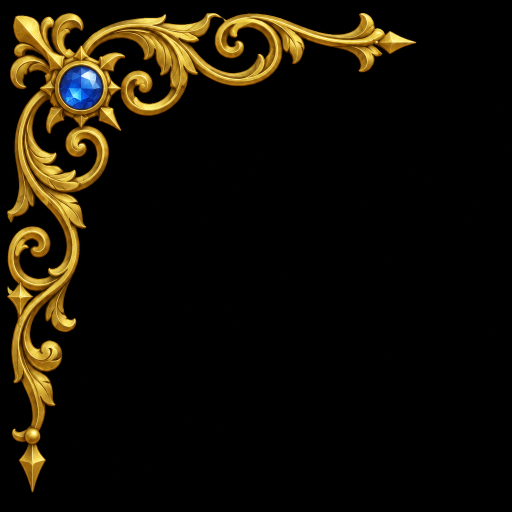
#> input picture SourceArt/AI/UI/Ornament_Corner.png, 1024 x 1024 px (shown at 1/2 size); its folder holds only this picture in this run
$ python prepare_ui_art.py
#> lines starting #> are read from the running program, lines starting #| are printed output that depends on the picture
"""Prepares the Higgsfield art in SourceArt/AI for import (Pillow + numpy, deterministic).

  SourceArt/AI/Icons/<AbilityId>.png      -> SourceArt/UI/Icons/T_Icon_<AbilityId>.png  (256 px)
  SourceArt/AI/Title/*.png                 -> SourceArt/UI/Art/T_<Name>.png              (1920 px wide)
  SourceArt/AI/Locations/<Id>.png          -> SourceArt/UI/Art/T_Location_<Id>.png       (1280 px wide)
  SourceArt/AI/UI/Ornament_*.png (on black)-> SourceArt/UI/Frame/T_<Name>.png            (black keyed to alpha)
  SourceArt/AI/UI/Parchment.png            -> SourceArt/UI/Frame/T_Parchment.png         (1600 px wide)
Run: ~/.venvs/mushoku-bpy311/bin/python Tools/ui/prepare_ui_art.py
"""
import glob
import os

import numpy as np
from PIL import Image

ROOT = os.path.join(os.path.dirname(__file__), "..", "..")
AI = os.path.join(ROOT, "SourceArt", "AI")
OUT = os.path.join(ROOT, "SourceArt", "UI")


def save(img, *parts):
    path = os.path.join(OUT, *parts)
    os.makedirs(os.path.dirname(path), exist_ok=True)
    img.save(path)
    print(os.path.relpath(path, ROOT), img.size, img.mode)


def resize_width(img, width):
    if img.width == width:
        return img
    return img.resize((width, round(img.height * width / img.width)), Image.LANCZOS)


def key_black(img):
    """Gold-on-black art to straight alpha: alpha from brightness, colour un-premultiplied (no dark fringe)."""
    rgb = np.asarray(img.convert("RGB"), np.float32) / 255.0
    peak = rgb.max(axis=2)
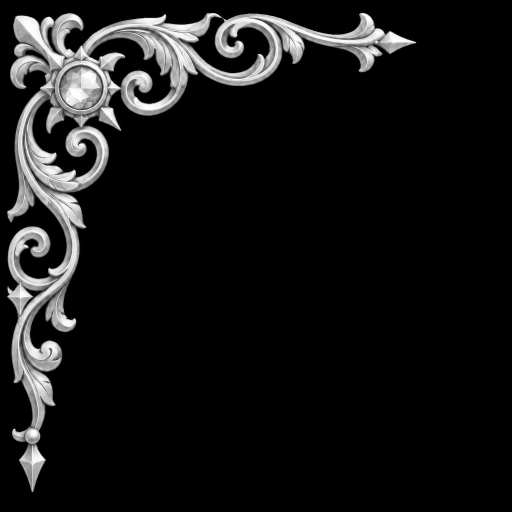
#> peak: shape (1024, 1024) float32 (shown at 1/2 size); min 0, max 1, mean 0.0875
    alpha = np.clip((peak - 0.04) / 0.22, 0.0, 1.0)
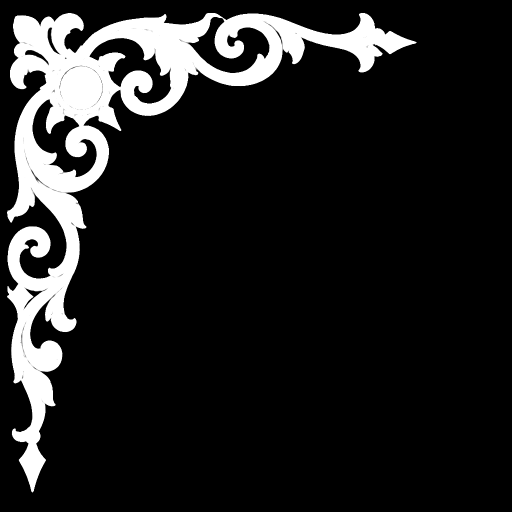
#> alpha: shape (1024, 1024) float32 (shown at 1/2 size); min 0, max 1, mean 0.127
    colour = np.where(alpha[..., None] > 0.01, np.clip(rgb / np.maximum(alpha[..., None], 1e-3), 0, 1), 0)
    out = np.dstack([colour, alpha])
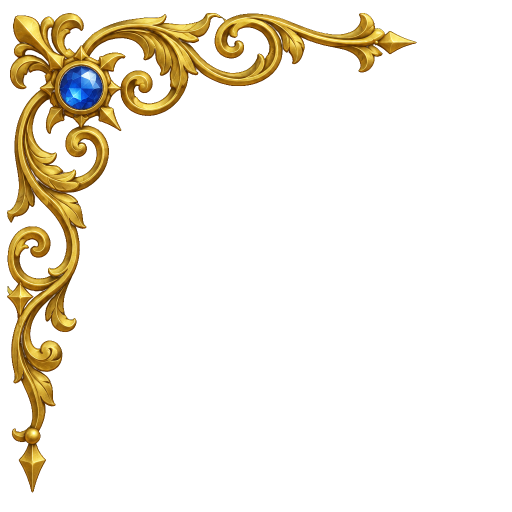
#> out: shape (1024, 1024, 4) float32 (shown at 1/2 size); mean R, G, B, A 0.0853, 0.0656, 0.023, 0.127; transparent parts drawn white
    # Trim to the drawn content plus a small margin.
    ys, xs = np.nonzero(alpha > 0.02)
    y0, y1 = max(0, ys.min() - 8), min(alpha.shape[0], ys.max() + 9)
#> y0 = 17; y1 = 993
    x0, x1 = max(0, xs.min() - 8), min(alpha.shape[1], xs.max() + 9)
#> x0 = 6; x1 = 841
    return Image.fromarray((out[y0:y1, x0:x1] * 255 + 0.5).astype(np.uint8), "RGBA")
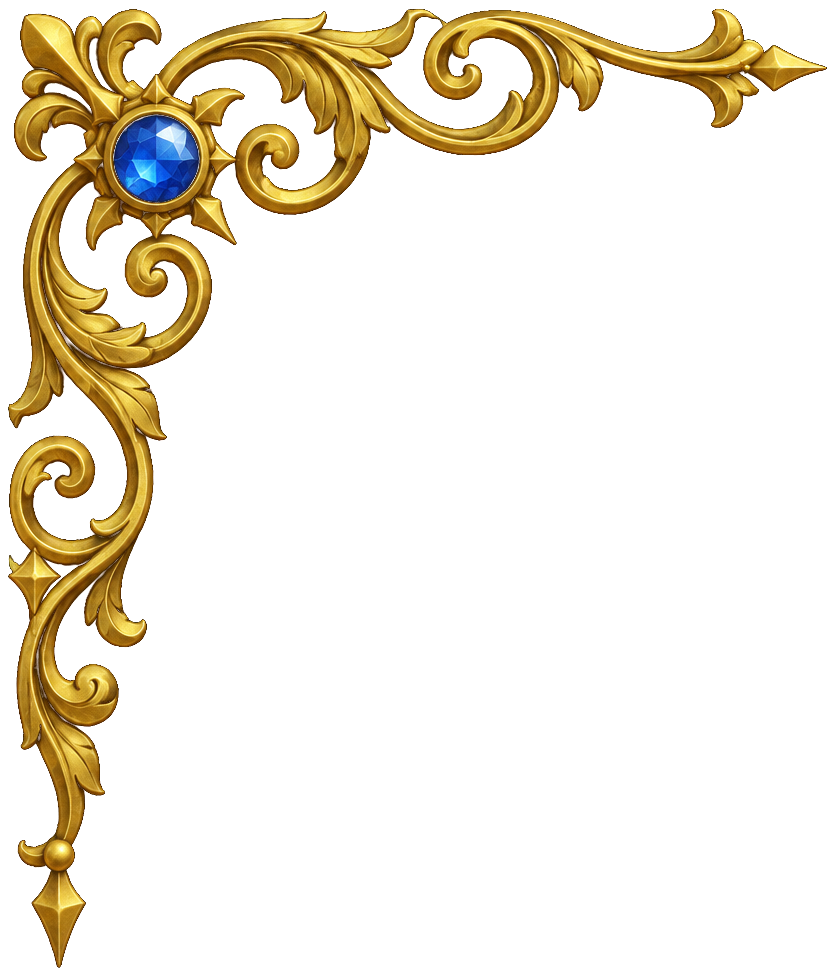
#> returned value: PIL image 835x976 RGBA; mean R, G, B, A 28, 21.5, 7.5, 41.8; transparent parts drawn white


def main():
    for path in sorted(glob.glob(os.path.join(AI, "Icons", "*.png"))):
        name = os.path.splitext(os.path.basename(path))[0]
        save(Image.open(path).convert("RGB").resize((256, 256), Image.LANCZOS), "Icons", f"T_Icon_{name}.png")
    for path in sorted(glob.glob(os.path.join(AI, "Title", "*.png"))):
        name = os.path.splitext(os.path.basename(path))[0]
        save(resize_width(Image.open(path).convert("RGB"), 1920), "Art", f"T_{name}.png")
    for path in sorted(glob.glob(os.path.join(AI, "Locations", "*.png"))):
        name = os.path.splitext(os.path.basename(path))[0]
        save(resize_width(Image.open(path).convert("RGB"), 1280), "Art", f"T_Location_{name}.png")
    for path in sorted(glob.glob(os.path.join(AI, "UI", "Ornament_*.png"))):
        name = os.path.splitext(os.path.basename(path))[0]
        save(key_black(Image.open(path)), "Frame", f"T_{name}.png")
#| SourceArt/UI/Frame/T_Ornament_Corner.png (835, 976) RGBA
    parchment = os.path.join(AI, "UI", "Parchment.png")
    if os.path.exists(parchment):
        save(resize_width(Image.open(parchment).convert("RGB"), 1600), "Frame", "T_Parchment.png")


if __name__ == "__main__":
    main()

$ run again, on SourceArt/AI/UI/Ornament_Divider.png
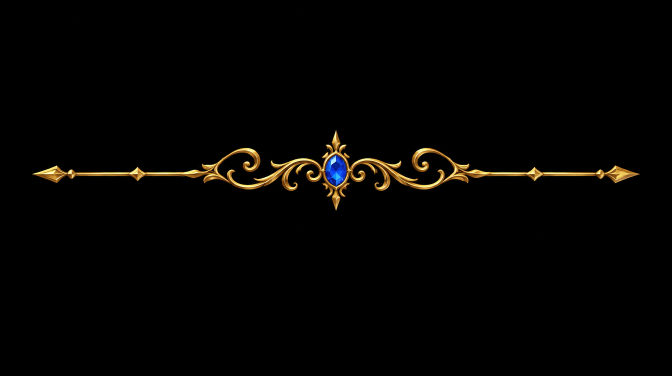
#> input picture SourceArt/AI/UI/Ornament_Divider.png, 1344 x 752 px (shown at 1/2 size)
#> in key_black, `out = np.dstack([colour, alpha])`:
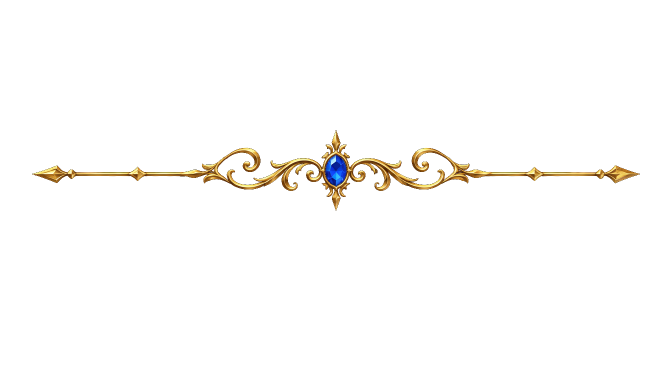
#> out: shape (752, 1344, 4) float32 (shown at 1/2 size); mean R, G, B, A 0.0174, 0.0136, 0.00743, 0.0258; transparent parts drawn white
#> y0 = 252; y1 = 430
#> x0 = 56; x1 = 1288
#> in key_black, `return Image.fromarray((out[y0:y1, x0:x1] * 255 + 0.5).astype(np.uint8..`:
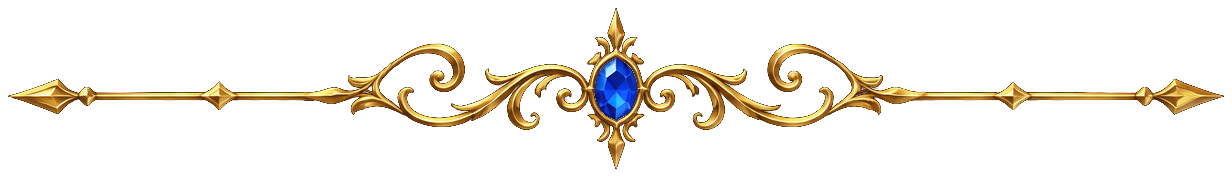
#> returned value: PIL image 1232x178 RGBA; mean R, G, B, A 20.5, 16, 8.7, 30.3; transparent parts drawn white
#| SourceArt/UI/Frame/T_Ornament_Divider.png (1232, 178) RGBA
